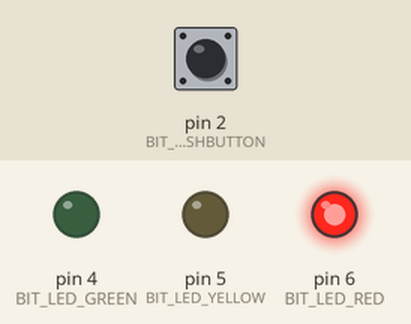
Recording of a sketch running on a simulated Arduino Uno, built with avr-gcc and run on an emulated ATmega328P. Parts: output pins drawn as LEDs (lit = HIGH). Dashed ring = blinking. The inputs (shaded band) are chosen by the test bench; at power-on: pin 2 (BIT_PUSHBUTTON) HIGH.

Above: at 1.2 s.
1.3 s: pin 2 (BIT_PUSHBUTTON) pulled LOW for 0.15 s
At 2.0 s:
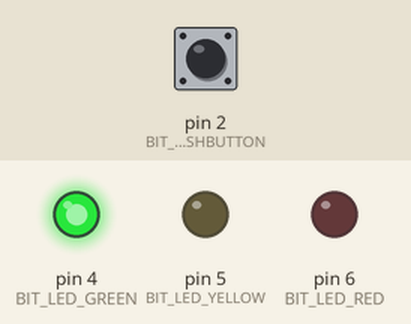
4.3 s: pin 2 (BIT_PUSHBUTTON) pulled LOW for 3.2 s
At 5.7 s:
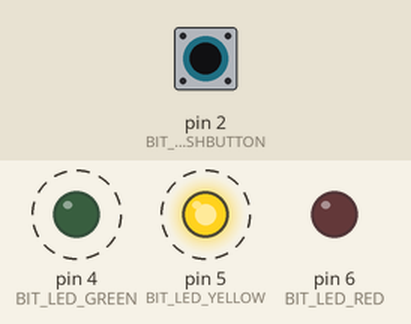
Timing chart, 0 to 10.3 s (numbered marks = the images above; inputs shaded):
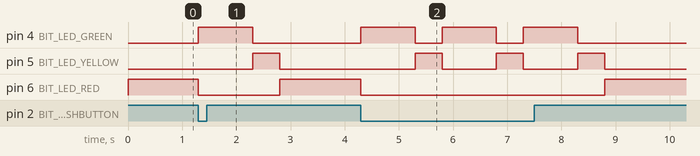

Measured:
- after the input at 1.3 s, pin 4 (BIT_LED_GREEN): LOW → HIGH at once, → LOW 1.0 s later; pin 5 (BIT_LED_YELLOW): LOW → HIGH after 1.0 s, → LOW 0.50 s later; pin 6 (BIT_LED_RED): HIGH → LOW at once, → HIGH 1.5 s later
- after the input at 4.3 s, pin 4 (BIT_LED_GREEN): alternates HIGH for 1.0 s and LOW for 0.50 s, 6 changes in all, then stays LOW, starting at once; pin 5 (BIT_LED_YELLOW): alternates HIGH for 0.50 s and LOW for 1.0 s, 6 changes in all, then stays LOW, starting after 1.0 s; pin 6 (BIT_LED_RED): HIGH → LOW at once, → HIGH 4.5 s later

The sketch:

TrafficLight_SFRs.ino
```cpp
#define REG_DDR_LED_RED DDRD
#define REG_PORT_LED_RED PORTD
#define REG_PIN_LED_RED PIND
#define BIT_LED_RED 6

#define REG_DDR_LED_YELLOW DDRD
#define REG_PORT_LED_YELLOW PORTD
#define REG_PIN_LED_YELLOW PIND
#define BIT_LED_YELLOW 5

#define REG_DDR_LED_GREEN DDRD
#define REG_PORT_LED_GREEN PORTD
#define REG_PIN_LED_GREEN PIND
#define BIT_LED_GREEN 4

#define REG_DDR_PUSHBUTTON DDRD
#define REG_PORT_PUSHBUTTON PORTD
#define REG_PIN_PUSHBUTTON PIND
#define BIT_PUSHBUTTON 2

void setup() {
  REG_DDR_LED_RED |= _BV(BIT_LED_RED);
  REG_DDR_LED_YELLOW |= _BV(BIT_LED_YELLOW);
  REG_DDR_LED_GREEN |= _BV(BIT_LED_GREEN);

  REG_DDR_PUSHBUTTON &= ~_BV(BIT_PUSHBUTTON); // Optional! the default
  REG_PORT_PUSHBUTTON |= _BV(BIT_PUSHBUTTON); // Turn on the internal pull up resistor
}

void loop() {
  if (bit_is_clear(REG_PIN_PUSHBUTTON, BIT_PUSHBUTTON)) {
    REG_PORT_LED_RED &= ~_BV(BIT_LED_RED);
    REG_PORT_LED_YELLOW &= ~_BV(BIT_LED_YELLOW);
    REG_PORT_LED_GREEN |= _BV(BIT_LED_GREEN);
    delay(1000);
    REG_PORT_LED_RED &= ~_BV(BIT_LED_RED);
    REG_PORT_LED_YELLOW |= _BV(BIT_LED_YELLOW);
    REG_PORT_LED_GREEN &= ~_BV(BIT_LED_GREEN);
    delay(500);
  }
  REG_PORT_LED_RED |= _BV(BIT_LED_RED);
  REG_PORT_LED_YELLOW &= ~_BV(BIT_LED_YELLOW);
  REG_PORT_LED_GREEN &= ~_BV(BIT_LED_GREEN);
}
```
